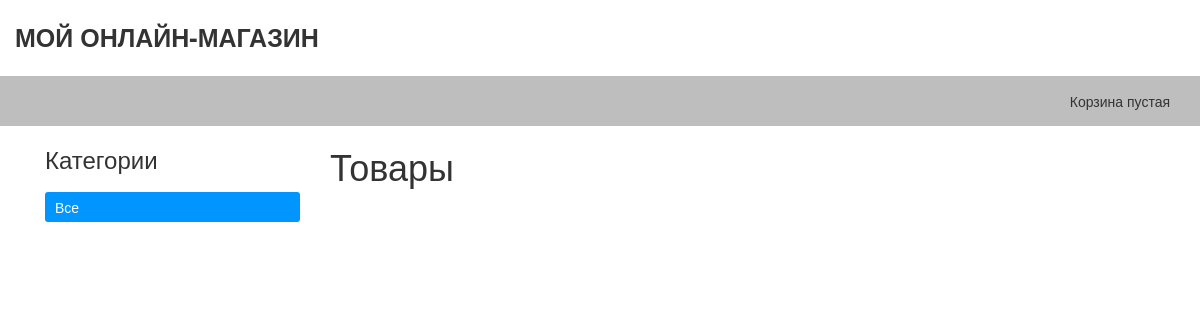
The app's page /, older data.
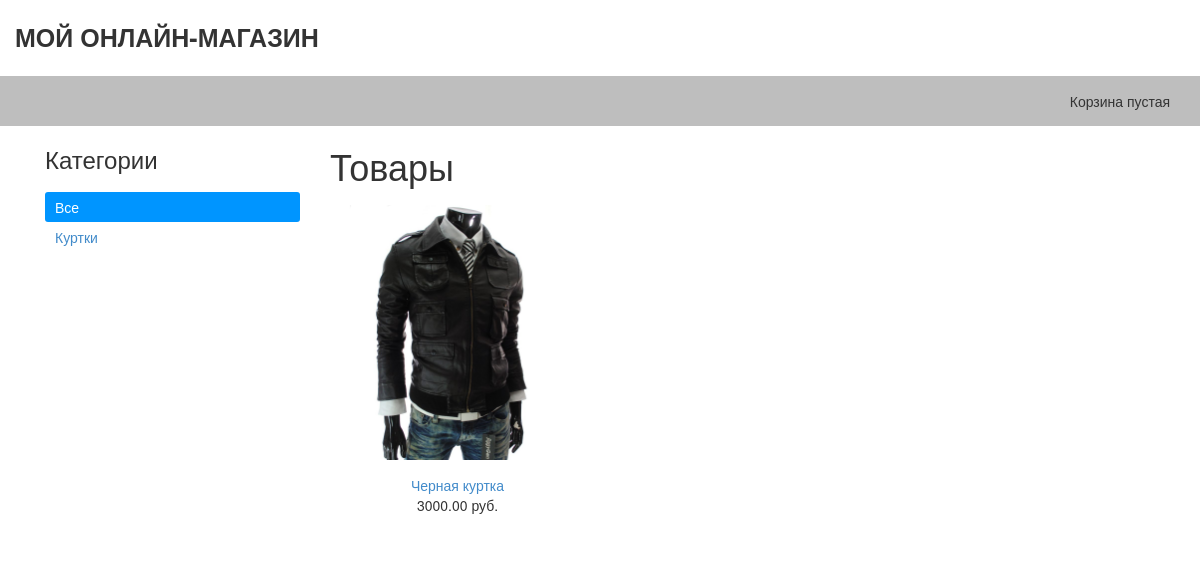
The same page, newer data.
### shop/models.py (models this page shows, shortened)
class Category(models.Model):
    name = models.CharField(max_length=200, db_index=True, verbose_name='Имя')
    slug = models.SlugField(max_length=200, db_index=True, unique=True)
    class Meta:
        ordering = ['name']
        verbose_name = 'Категория'
        verbose_name_plural = 'Категории'
    def get_absolute_url(self):
        return reverse('shop:ProductListByCategory', args=[self.slug])

class Product(models.Model):
    category = models.ForeignKey(Category, related_name='products', verbose_name="Категория")
    name = models.CharField(max_length=200, db_index=True, verbose_name="Название")
    slug = models.SlugField(max_length=200, db_index=True)
    image = models.ImageField(upload_to='products/%Y/%m/%d/', blank=True, verbose_name="Изображение товара")
    description = models.TextField(blank=True, verbose_name="Описание")
    price = models.DecimalField(max_digits=10, decimal_places=2, verbose_name="Цена")
    stock = models.PositiveIntegerField(verbose_name="На складе")
    available = models.BooleanField(default=True, verbose_name="Доступен")
    created = models.DateTimeField(auto_now_add=True, verbose_name='Создан')
    updated = models.DateTimeField(auto_now=True, verbose_name='Обновлен')
    class Meta:
        ordering = ['name']
        index_together = [
            ['id', 'slug']
        ]
        verbose_name = 'Товар'
        verbose_name_plural = 'Товары'
    def get_absolute_url(self):
        return reverse('shop:ProductDetail', args=[self.id, self.slug])

### shop/views.py (the view)
# urls.py: url(r'^$', views.ProductList, name='ProductList'),
def ProductList(request, category_slug=None):
    category = None
    categories = Category.objects.all()
    products = Product.objects.filter(available=True)
    if category_slug:
        category = get_object_or_404(Category, slug=category_slug)
        products = products.filter(category=category)
    return render(request, 'shop/product/list.html', {
        'category': category,
        'categories': categories,
        'products': products
    })

### cart/cart.py (called while the page is built)
    def __len__(self):
        return sum(item['quantity'] for item in self.cart.values())

### cart/context_processors.py (called while the page is built)
def cart(request):
    return {'cart': Cart(request)}

### shop/templates/shop/product/list.html (shortened to what this page needs)
{% extends 'shop/base.html' %}
{% load static %}
{% block content %}
  <div id="sidebar" class="col-sm-3">
    <h3>Категории</h3>
    <ul>
      <li {% if not category %} class="selected" {% endif %}>
        <a href="{% url "shop:ProductList" %}">Все</a>
      </li>
      {% for cat in categories %}
        <li {% if category.slug == cat.slug %} class="selected" {% endif %}>
          <a href="{{ cat.get_absolute_url }}">{{ cat.name }}</a>
        </li>
      {% endfor %}
    </ul>
  </div>
  <div id="main" class="product_list col-sm-9">
    <h1>{% if category %}{{ category.name }}{% else %}Товары{% endif %}</h1>
    <div class="items row">
      {% for product in products %}
        <div class="item col-sm-4">
          <a href="{{ product.get_absolute_url }}">
            <img src="{% if product.image %}{{ product.image.url }}{% else %}{% static "img/no-image.jpg"%}{% endif %}" class="img-responsive">
          </a>
          <a href="{{ product.get_absolute_url }}">{{ product.name }}</a><br>
          {{ product.price }} руб.
        </div>
      {% endfor %}
    </div>
  </div>
{% endblock %}

Row changes from the older to the newer data that the page shows:
added Category: name "Куртки"
added Product: image (picture), name "Черная куртка", price "3000.00"
